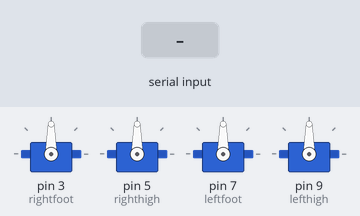
This sketch was run on a simulated Arduino Uno, built with avr-gcc and run on an emulated ATmega328P. On the bench: 4 × servo. The test bench sets the inputs (shaded band).

Above: at 1.2 s.
1.3 s: "F" received over Serial
At 1.97 s:
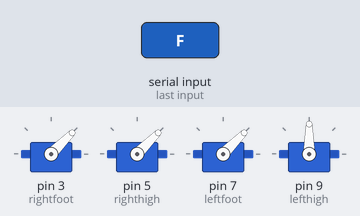
4.3 s: "B" received over Serial
At 4.57 s:
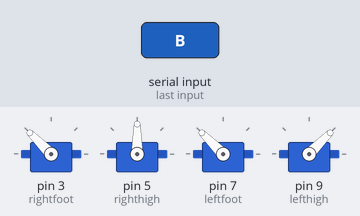
7.3 s: "R" received over Serial
At 7.42 s:
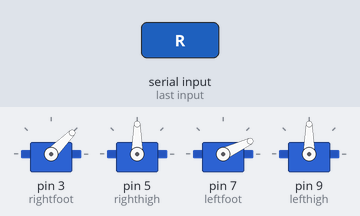
9.4 s: "L" received over Serial
At 9.52 s:
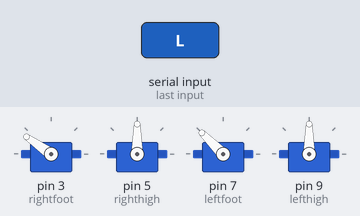
11.5 s: "M" received over Serial
At 11.6 s:
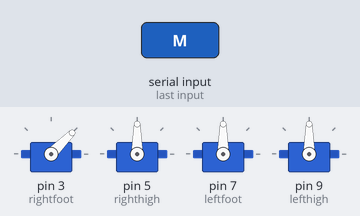
13.6 s: "N" received over Serial
At 15.5 s:
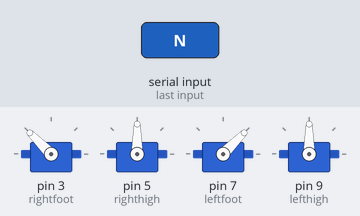
Timing chart, 0 to 16.5 s (numbered marks = the images above; inputs shaded):
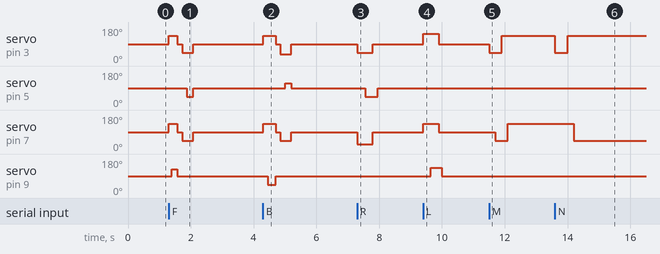

The sketch:

walking_bot.ino
```cpp
#include <Servo.h>
Servo rightfoot;
Servo righthigh;
Servo leftfoot;
Servo lefthigh;
#define trigPin 11
#define echoPin 10
long duration;
int distance;
void setup()
{

  Serial.begin(9600);
  pinMode(trigPin, OUTPUT);
  pinMode(echoPin, INPUT);
  rightfoot.attach(3);
  righthigh.attach(5);
  leftfoot.attach(7);
  lefthigh.attach(9);
  righthigh.write(90);
  lefthigh.write(90);
  rightfoot.write(90);
  leftfoot.write(90);
}

//FORWARD
void forward()
{
  rightfoot.write(135);
  leftfoot.write(135);
  delay(100);
  lefthigh.write(125);
  delay(170);
  lefthigh.write(90);
  rightfoot.write(90);
  leftfoot.write(90);
  delay(150);
  rightfoot.write(45);
  leftfoot.write(45);
  delay(150);
  righthigh.write(45);
  delay(200);
  righthigh.write(90);
  rightfoot.write(90);
  leftfoot.write(90);
  delay(100);
}

//BACKWARD
void backward()
{
  rightfoot.write(135);
  leftfoot.write(135);
  delay(150);
  lefthigh.write(45);
  delay(250);
  lefthigh.write(90);
  rightfoot.write(90);
  leftfoot.write(90);
  delay(150);
  rightfoot.write(35);
  leftfoot.write(45);
  delay(150);
  righthigh.write(115);
  delay(200);
  righthigh.write(90);
  rightfoot.write(90);
  leftfoot.write(90);
  delay(150);
}

//TURN LEFT
void turnleft()
{
  rightfoot.write(145);
  leftfoot.write(135);
  delay(250);
  lefthigh.write(135);
  delay(250);
  leftfoot.write(90);
  rightfoot.write(90);
  delay(100);
  lefthigh.write(90);
  delay(250);
}

//TURN RIGHT
void turnright()
{
  rightfoot.write(45);
  leftfoot.write(25);
  delay(250);
  righthigh.write(45);
  delay(250);
  leftfoot.write(90);
  rightfoot.write(90);
  delay(150);
  righthigh.write(90);
  delay(250);
}

//MOVE RIGHT
void moveright()
{
  rightfoot.write(45);
  delay(200);
  leftfoot.write(45);
  delay(200);
  rightfoot.write(135);
  delay(200);
  leftfoot.write(135);
  delay(200);
}

//MOVE LEFT
void moveleft()
{
  rightfoot.write(45);
  delay(200);
  leftfoot.write(135);
  delay(200);
  rightfoot.write(135);
  delay(200);
  leftfoot.write(45);
  delay(200);
}

//DANCING 1
void dancing1()
{
  rightfoot.write(45);
  delay(200);
  leftfoot.write(45);
  delay(200);
  rightfoot.write(135);
  delay(200);
  leftfoot.write(135);
  delay(200);
  rightfoot.write(45);
  delay(200);
  leftfoot.write(135);
  delay(200);
  rightfoot.write(135);
  delay(200);
  leftfoot.write(45);
  delay(200);
}

//DANCING 2
//void dancing2()
//{
//  rightfoot.write(135);
//  leftfoot.write(45);
//  delay(150);
//  rightfoot.write(90);
//  leftfoot.write(90);
//  delay(150);
//  rightfoot.write(135);
//  leftfoot.write(45);
//  delay(300);
//  rightfoot.write(90);
//  leftfoot.write(90);
//  delay(300);
//}
//
////DANCING 3
//void dancing3()
//{
//  rightfoot.write(135);
//  leftfoot.write(45);
//  delay(150);
//  rightfoot.write(90);
//  leftfoot.write(90);
//  delay(150);
//  rightfoot.write(135);
//  leftfoot.write(45);
//  delay(300);
//  rightfoot.write(90);
//  leftfoot.write(90);
//  delay(300);
//  rightfoot.write(135);
//  leftfoot.write(45);
//  delay(450);
//  rightfoot.write(90);
//  leftfoot.write(90);
//  delay(450);
//}

//JUMP
void jump()
{
  for(int pos=90,pos1=90;pos<=170,pos1>=10;pos++,pos1--)
  {
    rightfoot.write(pos);
    leftfoot.write(pos1);
    delay(10);
  }
  for(int pos=170,pos1=10;pos<=90,pos1>=90;pos--,pos1++)
  {
    rightfoot.write(pos);
    leftfoot.write(pos1);
    delay(20);
  }
}

//DISTANCE
int getdistance()
{
  digitalWrite(trigPin, LOW);
  delayMicroseconds(2);
  digitalWrite(trigPin, HIGH);
  delayMicroseconds(10);
  digitalWrite(trigPin, LOW);
  duration = pulseIn(echoPin, HIGH);
  distance= duration*0.034/2;
  Serial.print("Distance: ");
  Serial.println(distance);
}
void loop()
{
  char Do;
  if(Serial.available()>0)
  {
    Do=Serial.read();
    switch(Do)
    {
      case 'F':
      forward();
      break;
      case 'B':
      backward();
      break;
      case 'R':
      turnright();
      break;
      case 'L':
      turnleft();
      break;
      case 'M':
      moveright();
      break;
      case 'N':
      moveleft();
      break;
      case 'X':
      dancing1();
      break;
//      case 'Y':
//      dancing2();
//      break;
//      case 'Z':
//      dancing3();
//      break;
      case 'J':
      jump();
      break;


      }
    }
  }
```

Measured:
- after the input at 1.3 s, servo on pin 3 (rightfoot), servo on pin 7 (leftfoot): 90° → 135° at once, → 90° 0.27 s later, → 45° 0.15 s later, → 90° 0.35 s later; servo on pin 5 (righthigh): 90° → 45° after 0.57 s, → 90° 0.20 s later; servo on pin 9 (lefthigh): 90° → 125° after 0.10 s, → 90° 0.17 s later
- after the input at 4.3 s, servo on pin 3 (rightfoot): 90° → 135° at once, → 90° 0.40 s later, → 35° 0.15 s later, → 90° 0.35 s later; servo on pin 5 (righthigh): 90° → 115° after 0.70 s, → 90° 0.20 s later
- after the input at 7.3 s, servo on pin 3 (rightfoot): 90° → 45° at once, → 90° 0.50 s later; servo on pin 5 (righthigh): 90° → 45° after 0.25 s, → 90° 0.40 s later; servo on pin 7 (leftfoot): 90° → 25° at once, → 90° 0.50 s later
- after the input at 9.4 s, servo on pin 3 (rightfoot): 90° → 145° at once, → 90° 0.50 s later; servo on pin 7 (leftfoot): 90° → 135° at once, → 90° 0.50 s later; servo on pin 9 (lefthigh): 90° → 135° after 0.25 s, → 90° 0.35 s later
- after the input at 11.5 s, servo on pin 3 (rightfoot): 90° → 45° at once, → 135° 0.40 s later; servo on pin 7 (leftfoot): 90° → 45° after 0.20 s, → 135° 0.40 s later
- after the input at 13.6 s, servo on pin 3 (rightfoot): 135° → 45° at once, → 135° 0.40 s later; servo on pin 7 (leftfoot): 135° → 45° after 0.60 s
